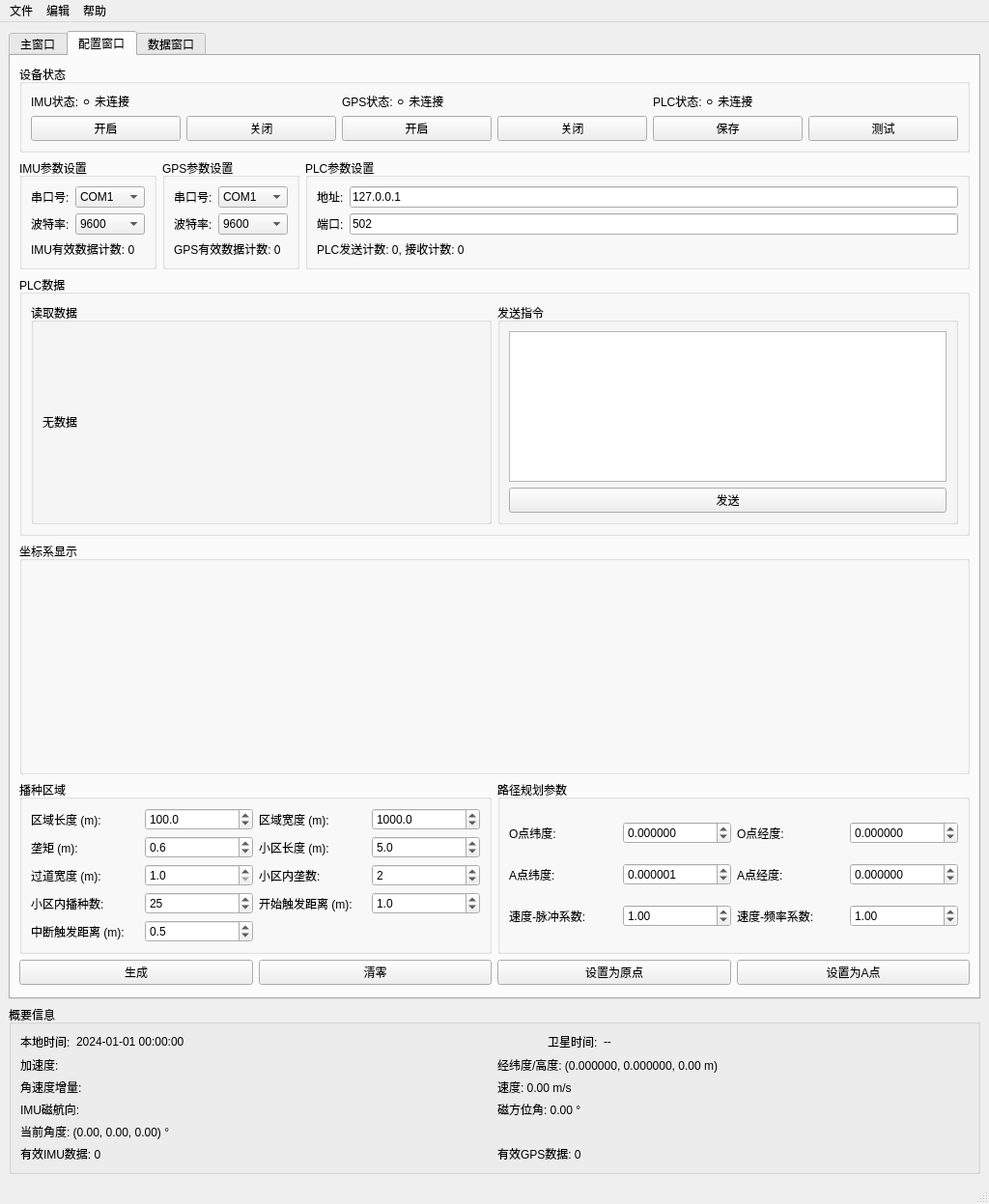
<?xml version="1.0" encoding="UTF-8"?>
<ui version="4.0">
 <class>MainWindow</class>
 <widget class="QMainWindow" name="MainWindow">
  <property name="geometry">
   <rect>
    <x>0</x>
    <y>0</y>
    <width>1024</width>
    <height>1247</height>
   </rect>
  </property>
  <property name="windowTitle">
   <string>高精度农业自动导航与作业控制系统</string>
  </property>
  <widget class="QWidget" name="centralwidget">
   <layout class="QVBoxLayout" name="verticalLayout">
    <item>
     <widget class="QTabWidget" name="tabWidget">
      <property name="currentIndex">
       <number>1</number>
      </property>
      <widget class="QWidget" name="tab_navigation">
       <attribute name="title">
        <string>主窗口</string>
       </attribute>
       <layout class="QVBoxLayout" name="verticalLayout_2">
        <item>
         <widget class="MapWidget" name="mapWidget" native="true">
          <property name="minimumSize">
           <size>
            <width>800</width>
            <height>600</height>
           </size>
          </property>
         </widget>
        </item>
       </layout>
      </widget>
      <widget class="QWidget" name="tab_settings">
       <attribute name="title">
        <string>配置窗口</string>
       </attribute>
       <layout class="QVBoxLayout" name="verticalLayout_3">
        <item>
         <widget class="QGroupBox" name="deviceStatusGroupBox">
          <property name="title">
           <string>设备状态</string>
          </property>
          <layout class="QHBoxLayout" name="deviceStatusLayout">
           <item>
            <layout class="QVBoxLayout">
             <item>
              <widget class="QLabel" name="imuStatusLabel">
               <property name="text">
                <string>IMU状态: ⚪ 未连接</string>
               </property>
              </widget>
             </item>
             <item>
              <layout class="QHBoxLayout">
               <item>
                <widget class="QPushButton" name="imuConnectButton">
                 <property name="text">
                  <string>开启</string>
                 </property>
                </widget>
               </item>
               <item>
                <widget class="QPushButton" name="imuDisconnectButton">
                 <property name="text">
                  <string>关闭</string>
                 </property>
                </widget>
               </item>
              </layout>
             </item>
            </layout>
           </item>
           <item>
            <layout class="QVBoxLayout">
             <item>
              <widget class="QLabel" name="gpsStatusLabel">
               <property name="text">
                <string>GPS状态: ⚪ 未连接</string>
               </property>
              </widget>
             </item>
             <item>
              <layout class="QHBoxLayout">
               <item>
                <widget class="QPushButton" name="gpsConnectButton">
                 <property name="text">
                  <string>开启</string>
                 </property>
                </widget>
               </item>
               <item>
                <widget class="QPushButton" name="gpsDisconnectButton">
                 <property name="text">
                  <string>关闭</string>
                 </property>
                </widget>
               </item>
              </layout>
             </item>
            </layout>
           </item>
           <item>
            <layout class="QVBoxLayout">
             <item>
              <widget class="QLabel" name="plcStatusLabel">
               <property name="text">
                <string>PLC状态: ⚪ 未连接</string>
               </property>
              </widget>
             </item>
             <item>
              <layout class="QHBoxLayout">
               <item>
                <widget class="QPushButton" name="plcConnectButton">
                 <property name="text">
                  <string>保存</string>
                 </property>
                </widget>
               </item>
               <item>
                <widget class="QPushButton" name="plcDisconnectButton">
                 <property name="text">
                  <string>测试</string>
                 </property>
                </widget>
               </item>
              </layout>
             </item>
            </layout>
           </item>
          </layout>
         </widget>
        </item>
        <item>
         <layout class="QHBoxLayout" name="sensorSettingsLayout">
          <item>
           <widget class="QGroupBox" name="imuSettingsGroupBox">
            <property name="title">
             <string>IMU参数设置</string>
            </property>
            <layout class="QFormLayout" name="imuFormLayout">
             <item row="0" column="0">
              <widget class="QLabel" name="imuPortLabel">
               <property name="text">
                <string>串口号:</string>
               </property>
              </widget>
             </item>
             <item row="0" column="1">
              <widget class="QComboBox" name="imuPortComboBox">
               <item>
                <property name="text">
                 <string>COM1</string>
                </property>
               </item>
               <item>
                <property name="text">
                 <string>COM2</string>
                </property>
               </item>
               <item>
                <property name="text">
                 <string>COM3</string>
                </property>
               </item>
               <item>
                <property name="text">
                 <string>COM4</string>
                </property>
               </item>
              </widget>
             </item>
             <item row="1" column="0">
              <widget class="QLabel" name="imuBaudLabel">
               <property name="text">
                <string>波特率:</string>
               </property>
              </widget>
             </item>
             <item row="1" column="1">
              <widget class="QComboBox" name="imuBaudComboBox">
               <item>
                <property name="text">
                 <string>9600</string>
                </property>
               </item>
               <item>
                <property name="text">
                 <string>19200</string>
                </property>
               </item>
               <item>
                <property name="text">
                 <string>38400</string>
                </property>
               </item>
               <item>
                <property name="text">
                 <string>57600</string>
                </property>
               </item>
               <item>
                <property name="text">
                 <string>115200</string>
                </property>
               </item>
              </widget>
             </item>
             <item row="2" column="0" colspan="2">
              <widget class="QLabel" name="imuConfigLabel">
               <property name="text">
                <string>IMU有效数据计数: 0</string>
               </property>
              </widget>
             </item>
            </layout>
           </widget>
          </item>
          <item>
           <widget class="QGroupBox" name="gpsSettingsGroupBox">
            <property name="title">
             <string>GPS参数设置</string>
            </property>
            <layout class="QFormLayout" name="gpsFormLayout">
             <item row="0" column="0">
              <widget class="QLabel" name="gpsPortLabel">
               <property name="text">
                <string>串口号:</string>
               </property>
              </widget>
             </item>
             <item row="0" column="1">
              <widget class="QComboBox" name="gpsPortComboBox">
               <item>
                <property name="text">
                 <string>COM1</string>
                </property>
               </item>
               <item>
                <property name="text">
                 <string>COM2</string>
                </property>
               </item>
               <item>
                <property name="text">
                 <string>COM3</string>
                </property>
               </item>
               <item>
                <property name="text">
                 <string>COM4</string>
                </property>
               </item>
              </widget>
             </item>
             <item row="1" column="0">
              <widget class="QLabel" name="gpsBaudLabel">
               <property name="text">
                <string>波特率:</string>
               </property>
              </widget>
             </item>
             <item row="1" column="1">
              <widget class="QComboBox" name="gpsBaudComboBox">
               <item>
                <property name="text">
                 <string>9600</string>
                </property>
               </item>
               <item>
                <property name="text">
                 <string>19200</string>
                </property>
               </item>
               <item>
                <property name="text">
                 <string>38400</string>
                </property>
               </item>
               <item>
                <property name="text">
                 <string>57600</string>
                </property>
               </item>
               <item>
                <property name="text">
                 <string>115200</string>
                </property>
               </item>
              </widget>
             </item>
             <item row="2" column="0" colspan="2">
              <widget class="QLabel" name="gpsConfigLabel">
               <property name="text">
                <string>GPS有效数据计数: 0</string>
               </property>
              </widget>
             </item>
            </layout>
           </widget>
          </item>
          <item>
           <widget class="QGroupBox" name="plcSettingsGroupBox">
            <property name="title">
             <string>PLC参数设置</string>
            </property>
            <layout class="QFormLayout" name="plcFormLayout">
             <item row="0" column="0">
              <widget class="QLabel" name="plcPortLabel">
               <property name="text">
                <string>地址:</string>
               </property>
              </widget>
             </item>
             <item row="0" column="1">
              <widget class="QLineEdit" name="plcIpLineEdit">
               <property name="text">
                <string>127.0.0.1</string>
               </property>
              </widget>
             </item>
             <item row="1" column="0">
              <widget class="QLabel" name="plcBaudLabel">
               <property name="text">
                <string>端口:</string>
               </property>
              </widget>
             </item>
             <item row="1" column="1">
              <widget class="QLineEdit" name="plcPortLineEdit">
               <property name="text">
                <string>502</string>
               </property>
              </widget>
             </item>
             <item row="2" column="0" colspan="2">
              <widget class="QLabel" name="plcConfigLabel">
               <property name="text">
                <string>PLC发送计数: 0, 接收计数: 0</string>
               </property>
              </widget>
             </item>
            </layout>
           </widget>
          </item>
         </layout>
        </item>
        <item>
         <widget class="QGroupBox" name="plcGroupBox">
          <property name="title">
           <string>PLC数据</string>
          </property>
          <layout class="QHBoxLayout" name="plcLayout">
           <item>
            <widget class="QGroupBox" name="plcInputGroupBox">
             <property name="sizePolicy">
              <sizepolicy hsizetype="Expanding" vsizetype="Preferred">
               <horstretch>1</horstretch>
               <verstretch>0</verstretch>
              </sizepolicy>
             </property>
             <property name="title">
              <string>读取数据</string>
             </property>
             <layout class="QVBoxLayout" name="plcInputLayout">
              <item>
               <widget class="QLabel" name="plcInputDataLabel">
                <property name="text">
                 <string>无数据</string>
                </property>
               </widget>
              </item>
             </layout>
            </widget>
           </item>
           <item>
            <widget class="QGroupBox" name="plcOutputGroupBox">
             <property name="sizePolicy">
              <sizepolicy hsizetype="Expanding" vsizetype="Preferred">
               <horstretch>1</horstretch>
               <verstretch>0</verstretch>
              </sizepolicy>
             </property>
             <property name="title">
              <string>发送指令</string>
             </property>
             <layout class="QVBoxLayout" name="plcOutputLayout">
              <item>
               <widget class="QTextEdit" name="plcCommandTextEdit">
                <property name="plainText">
                 <string/>
                </property>
               </widget>
              </item>
              <item>
               <widget class="QPushButton" name="plcSendButton">
                <property name="text">
                 <string>发送</string>
                </property>
               </widget>
              </item>
             </layout>
            </widget>
           </item>
          </layout>
         </widget>
        </item>
        <item>
         <widget class="QGroupBox" name="coordinateSystemGroupBox">
          <property name="title">
           <string>坐标系显示</string>
          </property>
          <layout class="QVBoxLayout" name="coordinateSystemLayout">
           <item>
            <widget class="TableWidget" name="coordinateSystemWidget" native="true">
             <property name="minimumSize">
              <size>
               <width>0</width>
               <height>200</height>
              </size>
             </property>
            </widget>
           </item>
          </layout>
         </widget>
        </item>
        <item>
         <layout class="QHBoxLayout" name="parametersLayout">
          <item>
           <widget class="QGroupBox" name="groupBox">
            <property name="title">
             <string>播种区域</string>
            </property>
            <layout class="QGridLayout" name="formLayout">
             <item row="0" column="0">
              <widget class="QLabel" name="areaLengthLabel">
               <property name="text">
                <string>区域长度 (m):</string>
               </property>
              </widget>
             </item>
             <item row="0" column="1">
              <widget class="QDoubleSpinBox" name="areaLengthSpinBox">
               <property name="decimals">
                <number>1</number>
               </property>
               <property name="minimum">
                <double>1.000000000000000</double>
               </property>
               <property name="maximum">
                <double>1000.000000000000000</double>
               </property>
               <property name="singleStep">
                <double>1.000000000000000</double>
               </property>
               <property name="value">
                <double>100.000000000000000</double>
               </property>
              </widget>
             </item>
             <item row="0" column="2">
              <widget class="QLabel" name="areaWidthLabel">
               <property name="text">
                <string>区域宽度 (m):</string>
               </property>
              </widget>
             </item>
             <item row="0" column="3">
              <widget class="QDoubleSpinBox" name="areaWidthSpinBox">
               <property name="decimals">
                <number>1</number>
               </property>
               <property name="minimum">
                <double>1.000000000000000</double>
               </property>
               <property name="maximum">
                <double>2000.000000000000000</double>
               </property>
               <property name="singleStep">
                <double>10.000000000000000</double>
               </property>
               <property name="value">
                <double>1000.000000000000000</double>
               </property>
              </widget>
             </item>
             <item row="1" column="0">
              <widget class="QLabel" name="label">
               <property name="text">
                <string>垄矩 (m):</string>
               </property>
              </widget>
             </item>
             <item row="1" column="1">
              <widget class="QDoubleSpinBox" name="rowSpacingSpinBox">
               <property name="decimals">
                <number>1</number>
               </property>
               <property name="minimum">
                <double>0.100000000000000</double>
               </property>
               <property name="maximum">
                <double>2.000000000000000</double>
               </property>
               <property name="singleStep">
                <double>0.100000000000000</double>
               </property>
               <property name="value">
                <double>0.600000000000000</double>
               </property>
              </widget>
             </item>
             <item row="1" column="2">
              <widget class="QLabel" name="fieldLengthLabel">
               <property name="text">
                <string>小区长度 (m):</string>
               </property>
              </widget>
             </item>
             <item row="1" column="3">
              <widget class="QDoubleSpinBox" name="fieldLengthSpinBox">
               <property name="decimals">
                <number>1</number>
               </property>
               <property name="minimum">
                <double>1.000000000000000</double>
               </property>
               <property name="maximum">
                <double>100.000000000000000</double>
               </property>
               <property name="singleStep">
                <double>0.100000000000000</double>
               </property>
               <property name="value">
                <double>5.000000000000000</double>
               </property>
              </widget>
             </item>
             <item row="2" column="0">
              <widget class="QLabel" name="label_2">
               <property name="text">
                <string>过道宽度 (m):</string>
               </property>
              </widget>
             </item>
             <item row="2" column="1">
              <widget class="QDoubleSpinBox" name="headlandWidthSpinBox">
               <property name="decimals">
                <number>1</number>
               </property>
               <property name="minimum">
                <double>1.000000000000000</double>
               </property>
               <property name="maximum">
                <double>5.000000000000000</double>
               </property>
               <property name="singleStep">
                <double>0.100000000000000</double>
               </property>
               <property name="value">
                <double>1.000000000000000</double>
               </property>
              </widget>
             </item>
             <item row="2" column="2">
              <widget class="QLabel" name="label_3">
               <property name="text">
                <string>小区内垄数:</string>
               </property>
              </widget>
             </item>
             <item row="2" column="3">
              <widget class="QSpinBox" name="rowsPerBlockSpinBox">
               <property name="minimum">
                <number>1</number>
               </property>
               <property name="maximum">
                <number>50</number>
               </property>
               <property name="value">
                <number>2</number>
               </property>
              </widget>
             </item>
             <item row="3" column="0">
              <widget class="QLabel" name="seedsPerBlockLabel">
               <property name="text">
                <string>小区内播种数:</string>
               </property>
              </widget>
             </item>
             <item row="3" column="1">
              <widget class="QSpinBox" name="seedsPerBlockSpinBox">
               <property name="minimum">
                <number>1</number>
               </property>
               <property name="maximum">
                <number>10000</number>
               </property>
               <property name="value">
                <number>25</number>
               </property>
              </widget>
             </item>
             <item row="3" column="2">
              <widget class="QLabel" name="triggerDistanceLabel">
               <property name="text">
                <string>开始触发距离 (m):</string>
               </property>
              </widget>
             </item>
             <item row="3" column="3">
              <widget class="QDoubleSpinBox" name="triggerDistanceSpinBox">
               <property name="decimals">
                <number>1</number>
               </property>
               <property name="minimum">
                <double>0.100000000000000</double>
               </property>
               <property name="maximum">
                <double>5.000000000000000</double>
               </property>
               <property name="singleStep">
                <double>0.100000000000000</double>
               </property>
               <property name="value">
                <double>1.000000000000000</double>
               </property>
              </widget>
             </item>
             <item row="4" column="0">
              <widget class="QLabel" name="stopTriggerDistanceLabel">
               <property name="text">
                <string>中断触发距离 (m):</string>
               </property>
              </widget>
             </item>
             <item row="4" column="1">
              <widget class="QDoubleSpinBox" name="stopTriggerDistanceSpinBox">
               <property name="decimals">
                <number>1</number>
               </property>
               <property name="minimum">
                <double>0.100000000000000</double>
               </property>
               <property name="maximum">
                <double>5.000000000000000</double>
               </property>
               <property name="singleStep">
                <double>0.100000000000000</double>
               </property>
               <property name="value">
                <double>0.500000000000000</double>
               </property>
              </widget>
             </item>
            </layout>
           </widget>
          </item>
          <item>
           <widget class="QGroupBox" name="pathPlanningGroupBox">
            <property name="title">
             <string>路径规划参数</string>
            </property>
            <layout class="QGridLayout" name="pathPlanningFormLayout">
             <item row="0" column="0">
              <widget class="QLabel" name="oPointLatitudeLabel">
               <property name="text">
                <string>O点纬度:</string>
               </property>
              </widget>
             </item>
             <item row="0" column="1">
              <widget class="QDoubleSpinBox" name="oPointLatitudeSpinBox">
               <property name="decimals">
                <number>6</number>
               </property>
               <property name="minimum">
                <double>-90.000000000000000</double>
               </property>
               <property name="maximum">
                <double>90.000000000000000</double>
               </property>
               <property name="singleStep">
                <double>0.000001000000000</double>
               </property>
               <property name="value">
                <double>0.000000000000000</double>
               </property>
              </widget>
             </item>
             <item row="0" column="2">
              <widget class="QLabel" name="oPointLongitudeLabel">
               <property name="text">
                <string>O点经度:</string>
               </property>
              </widget>
             </item>
             <item row="0" column="3">
              <widget class="QDoubleSpinBox" name="oPointLongitudeSpinBox">
               <property name="decimals">
                <number>6</number>
               </property>
               <property name="minimum">
                <double>-180.000000000000000</double>
               </property>
               <property name="maximum">
                <double>180.000000000000000</double>
               </property>
               <property name="singleStep">
                <double>0.000001000000000</double>
               </property>
               <property name="value">
                <double>0.000000000000000</double>
               </property>
              </widget>
             </item>
             <item row="1" column="0">
              <widget class="QLabel" name="aPointLatitudeLabel">
               <property name="text">
                <string>A点纬度:</string>
               </property>
              </widget>
             </item>
             <item row="1" column="1">
              <widget class="QDoubleSpinBox" name="aPointLatitudeSpinBox">
               <property name="decimals">
                <number>6</number>
               </property>
               <property name="minimum">
                <double>-90.000000000000000</double>
               </property>
               <property name="maximum">
                <double>90.000000000000000</double>
               </property>
               <property name="singleStep">
                <double>0.000001000000000</double>
               </property>
               <property name="value">
                <double>0.000001000000000</double>
               </property>
              </widget>
             </item>
             <item row="1" column="2">
              <widget class="QLabel" name="aPointLongitudeLabel">
               <property name="text">
                <string>A点经度:</string>
               </property>
              </widget>
             </item>
             <item row="1" column="3">
              <widget class="QDoubleSpinBox" name="aPointLongitudeSpinBox">
               <property name="decimals">
                <number>6</number>
               </property>
               <property name="minimum">
                <double>-180.000000000000000</double>
               </property>
               <property name="maximum">
                <double>180.000000000000000</double>
               </property>
               <property name="singleStep">
                <double>0.000001000000000</double>
               </property>
               <property name="value">
                <double>0.000000000000000</double>
               </property>
              </widget>
             </item>
             <item row="2" column="0">
              <widget class="QLabel" name="speedPulseFactorLabel">
               <property name="text">
                <string>速度-脉冲系数:</string>
               </property>
              </widget>
             </item>
             <item row="2" column="1">
              <widget class="QDoubleSpinBox" name="speedPulseFactorSpinBox">
               <property name="decimals">
                <number>2</number>
               </property>
               <property name="minimum">
                <double>0.000000000000000</double>
               </property>
               <property name="maximum">
                <double>100.000000000000000</double>
               </property>
               <property name="singleStep">
                <double>0.010000000000000</double>
               </property>
               <property name="value">
                <double>1.000000000000000</double>
               </property>
              </widget>
             </item>
             <item row="2" column="2">
              <widget class="QLabel" name="speedFrequencyFactorLabel">
               <property name="text">
                <string>速度-频率系数:</string>
               </property>
              </widget>
             </item>
             <item row="2" column="3">
              <widget class="QDoubleSpinBox" name="speedFrequencyFactorSpinBox">
               <property name="decimals">
                <number>2</number>
               </property>
               <property name="minimum">
                <double>0.000000000000000</double>
               </property>
               <property name="maximum">
                <double>100.000000000000000</double>
               </property>
               <property name="singleStep">
                <double>0.010000000000000</double>
               </property>
               <property name="value">
                <double>1.000000000000000</double>
               </property>
              </widget>
             </item>
            </layout>
           </widget>
          </item>
         </layout>
        </item>
        <item>
         <layout class="QHBoxLayout" name="configFileLayout">
          <item>
           <widget class="QPushButton" name="generateConfigButton">
            <property name="text">
             <string>生成</string>
            </property>
           </widget>
          </item>
          <item>
           <widget class="QPushButton" name="clearConfigButton">
            <property name="text">
             <string>清零</string>
            </property>
           </widget>
          </item>
          <item>
           <widget class="QPushButton" name="loadConfigButton">
            <property name="text">
             <string>设置为原点</string>
            </property>
           </widget>
          </item>
          <item>
           <widget class="QPushButton" name="saveConfigButton">
            <property name="text">
             <string>设置为A点</string>
            </property>
           </widget>
          </item>
         </layout>
        </item>
        <item>
         <spacer name="verticalSpacer">
          <property name="orientation">
           <enum>Qt::Orientation::Vertical</enum>
          </property>
          <property name="sizeHint" stdset="0">
           <size>
            <width>20</width>
            <height>40</height>
           </size>
          </property>
         </spacer>
        </item>
       </layout>
      </widget>
      <widget class="QWidget" name="tab_data">
       <attribute name="title">
        <string>数据窗口</string>
       </attribute>
       <layout class="QVBoxLayout" name="verticalLayout_4">
        <item>
         <widget class="QGroupBox" name="databaseGroupBox">
          <property name="title">
           <string>数据库连接</string>
          </property>
          <layout class="QVBoxLayout" name="databaseLayout">
           <item>
            <widget class="QLabel" name="databaseStatusLabel">
             <property name="text">
              <string>数据库状态: 未连接</string>
             </property>
            </widget>
           </item>
           <item>
            <widget class="QPushButton" name="connectDatabaseButton">
             <property name="text">
              <string>连接数据库</string>
             </property>
            </widget>
           </item>
          </layout>
         </widget>
        </item>
        <item>
         <widget class="QGroupBox" name="jobInfoGroupBox">
          <property name="title">
           <string>作业信息</string>
          </property>
          <layout class="QHBoxLayout" name="jobInfoLayout">
           <item>
            <widget class="QLabel" name="jobIdLabel">
             <property name="text">
              <string>作业ID:</string>
             </property>
            </widget>
           </item>
           <item>
            <widget class="QLabel" name="jobIdValueLabel">
             <property name="text">
              <string>--</string>
             </property>
            </widget>
           </item>
           <item>
            <spacer name="horizontalSpacer_4">
             <property name="orientation">
              <enum>Qt::Orientation::Horizontal</enum>
             </property>
             <property name="sizeHint" stdset="0">
              <size>
               <width>20</width>
               <height>1</height>
              </size>
             </property>
            </spacer>
           </item>
           <item>
            <widget class="QLabel" name="jobDateLabel">
             <property name="text">
              <string>日期:</string>
             </property>
            </widget>
           </item>
           <item>
            <widget class="QLabel" name="jobDateValueLabel">
             <property name="text">
              <string>--</string>
             </property>
            </widget>
           </item>
           <item>
            <spacer name="horizontalSpacer_5">
             <property name="orientation">
              <enum>Qt::Orientation::Horizontal</enum>
             </property>
             <property name="sizeHint" stdset="0">
              <size>
               <width>20</width>
               <height>1</height>
              </size>
             </property>
            </spacer>
           </item>
           <item>
            <widget class="QLabel" name="jobAreaLabel">
             <property name="text">
              <string>面积:</string>
             </property>
            </widget>
           </item>
           <item>
            <widget class="QLabel" name="jobAreaValueLabel">
             <property name="text">
              <string>--</string>
             </property>
            </widget>
           </item>
           <item>
            <spacer name="horizontalSpacer_6">
             <property name="orientation">
              <enum>Qt::Orientation::Horizontal</enum>
             </property>
             <property name="sizeHint" stdset="0">
              <size>
               <width>20</width>
               <height>1</height>
              </size>
             </property>
            </spacer>
           </item>
           <item>
            <widget class="QLabel" name="jobSeedlingsLabel">
             <property name="text">
              <string>播种数:</string>
             </property>
            </widget>
           </item>
           <item>
            <widget class="QLabel" name="jobSeedlingsValueLabel">
             <property name="text">
              <string>--</string>
             </property>
            </widget>
           </item>
           <item>
            <spacer name="horizontalSpacer_7">
             <property name="orientation">
              <enum>Qt::Orientation::Horizontal</enum>
             </property>
             <property name="sizeHint" stdset="0">
              <size>
               <width>40</width>
               <height>1</height>
              </size>
             </property>
            </spacer>
           </item>
          </layout>
         </widget>
        </item>
        <item>
         <widget class="QGroupBox" name="operationControlGroupBox">
          <property name="title">
           <string>作业控制</string>
          </property>
          <layout class="QVBoxLayout" name="operationControlLayout">
           <item>
            <layout class="QHBoxLayout" name="seedingStatusLayout">
             <item>
              <widget class="QLabel" name="seedingStatusLabel">
               <property name="text">
                <string>播种状态:</string>
               </property>
              </widget>
             </item>
             <item>
              <widget class="QLabel" name="seedingStatusIndicator">
               <property name="text">
                <string>🔴 未播种</string>
               </property>
              </widget>
             </item>
             <item>
              <spacer name="horizontalSpacer">
               <property name="orientation">
                <enum>Qt::Orientation::Horizontal</enum>
               </property>
               <property name="sizeHint" stdset="0">
                <size>
                 <width>40</width>
                 <height>1</height>
                </size>
               </property>
              </spacer>
             </item>
            </layout>
           </item>
           <item>
            <widget class="QListWidget" name="fieldListWidget">
             <property name="minimumSize">
              <size>
               <width>0</width>
               <height>50</height>
              </size>
             </property>
            </widget>
           </item>
           <item>
            <layout class="QGridLayout" name="controlDataGridLayout">
             <item row="0" column="0">
              <widget class="QLabel" name="pathPlanningLabel">
               <property name="text">
                <string>路径规划:</string>
               </property>
              </widget>
             </item>
             <item row="0" column="1">
              <widget class="QLabel" name="currentSectionLabel">
               <property name="text">
                <string>当前区间: 0</string>
               </property>
              </widget>
             </item>
             <item row="1" column="1">
              <widget class="QLabel" name="targetPointLabel">
               <property name="text">
                <string>目标点: (0.00, 0.00)</string>
               </property>
              </widget>
             </item>
             <item row="2" column="1">
              <widget class="QLabel" name="triggerPointLabel">
               <property name="text">
                <string>触发点: (0.00, 0.00)</string>
               </property>
              </widget>
             </item>
             <item row="0" column="2">
              <widget class="QLabel" name="operationDataLabel">
               <property name="text">
                <string>作业数据:</string>
               </property>
              </widget>
             </item>
             <item row="1" column="2">
              <widget class="QLabel" name="seedlingsCountLabel">
               <property name="text">
                <string>Seedlings: 0</string>
               </property>
              </widget>
             </item>
             <item row="2" column="2">
              <widget class="QLabel" name="operationProgressLabel">
               <property name="text">
                <string>进度: 0%</string>
               </property>
              </widget>
             </item>
            </layout>
           </item>
          </layout>
         </widget>
        </item>
        <item>
         <layout class="QHBoxLayout" name="horizontalLayout_2">
          <item>
           <widget class="QPushButton" name="startButton">
            <property name="text">
             <string>开始</string>
            </property>
           </widget>
          </item>
          <item>
           <widget class="QPushButton" name="stopButton">
            <property name="text">
             <string>停止</string>
            </property>
           </widget>
          </item>
          <item>
           <widget class="QPushButton" name="configButton">
            <property name="text">
             <string>配置</string>
            </property>
           </widget>
          </item>
         </layout>
        </item>
       </layout>
      </widget>
     </widget>
    </item>
    <item>
     <widget class="QGroupBox" name="timeAndSensorGroupBox">
      <property name="title">
       <string>概要信息</string>
      </property>
      <layout class="QVBoxLayout" name="timeAndSensorLayout">
       <item>
        <layout class="QHBoxLayout" name="timeAndSensorTopLayout">
         <item>
          <widget class="QLabel" name="timeLabel">
           <property name="text">
            <string>本地时间:</string>
           </property>
          </widget>
         </item>
         <item>
          <widget class="QLabel" name="localTimeLabel">
           <property name="text">
            <string>2024-01-01 00:00:00</string>
           </property>
          </widget>
         </item>
         <item>
          <spacer name="horizontalSpacer_2">
           <property name="orientation">
            <enum>Qt::Orientation::Horizontal</enum>
           </property>
           <property name="sizeHint" stdset="0">
            <size>
             <width>20</width>
             <height>1</height>
            </size>
           </property>
          </spacer>
         </item>
         <item>
          <widget class="QLabel" name="gpsTimeLabel">
           <property name="text">
            <string>卫星时间:</string>
           </property>
          </widget>
         </item>
         <item>
          <widget class="QLabel" name="gpsTimeValueLabel">
           <property name="text">
            <string>--</string>
           </property>
          </widget>
         </item>
         <item>
          <spacer name="horizontalSpacer_8">
           <property name="orientation">
            <enum>Qt::Orientation::Horizontal</enum>
           </property>
           <property name="sizeHint" stdset="0">
            <size>
             <width>40</width>
             <height>1</height>
            </size>
           </property>
          </spacer>
         </item>
        </layout>
       </item>
       <item>
        <layout class="QGridLayout" name="sensorDataGridLayout">
         <property name="spacing">
          <number>5</number>
         </property>
         <item row="0" column="0">
          <widget class="QLabel" name="imuAccelerationLabel">
           <property name="text">
            <string>加速度: </string>
           </property>
          </widget>
         </item>
         <item row="0" column="1">
          <widget class="QLabel" name="gpsPositionLabel">
           <property name="text">
            <string>经纬度/高度: (0.000000, 0.000000, 0.00 m)</string>
           </property>
          </widget>
         </item>
         <item row="1" column="0">
          <widget class="QLabel" name="imuDthetaLabel">
           <property name="text">
            <string>角速度增量: </string>
           </property>
          </widget>
         </item>
         <item row="1" column="1">
          <widget class="QLabel" name="speedLabel">
           <property name="text">
            <string>速度: 0.00 m/s</string>
           </property>
          </widget>
         </item>
         <item row="2" column="0">
          <widget class="QLabel" name="imuOutputMagneticHeadingLabel">
           <property name="text">
            <string>IMU磁航向: </string>
           </property>
          </widget>
         </item>
         <item row="2" column="1">
          <widget class="QLabel" name="magneticHeadingLabel">
           <property name="text">
            <string>磁方位角: 0.00 °</string>
           </property>
          </widget>
         </item>
         <item row="3" column="0">
          <widget class="QLabel" name="imuAngleDisplayLabel">
           <property name="text">
            <string>当前角度: (0.00, 0.00, 0.00) °</string>
           </property>
          </widget>
         </item>
         <item row="4" column="0">
          <widget class="QLabel" name="imuDataCountLabel">
           <property name="text">
            <string>有效IMU数据: 0</string>
           </property>
          </widget>
         </item>
         <item row="4" column="1">
          <widget class="QLabel" name="gpsDataCountLabel">
           <property name="text">
            <string>有效GPS数据: 0</string>
           </property>
          </widget>
         </item>
        </layout>
       </item>
      </layout>
     </widget>
    </item>
   </layout>
  </widget>
  <widget class="QMenuBar" name="menubar">
   <property name="geometry">
    <rect>
     <x>0</x>
     <y>0</y>
     <width>1024</width>
     <height>21</height>
    </rect>
   </property>
   <widget class="QMenu" name="menuFile">
    <property name="title">
     <string>文件</string>
    </property>
    <addaction name="actionOpen"/>
    <addaction name="actionSave"/>
    <addaction name="separator"/>
    <addaction name="actionExit"/>
   </widget>
   <widget class="QMenu" name="menuEdit">
    <property name="title">
     <string>编辑</string>
    </property>
    <addaction name="actionUndo"/>
    <addaction name="actionRedo"/>
    <addaction name="separator"/>
    <addaction name="actionCut"/>
    <addaction name="actionCopy"/>
    <addaction name="actionPaste"/>
   </widget>
   <widget class="QMenu" name="menuHelp">
    <property name="title">
     <string>帮助</string>
    </property>
    <addaction name="actionAbout"/>
   </widget>
   <addaction name="menuFile"/>
   <addaction name="menuEdit"/>
   <addaction name="menuHelp"/>
  </widget>
  <widget class="QStatusBar" name="statusbar"/>
  <action name="actionOpen">
   <property name="text">
    <string>打开</string>
   </property>
  </action>
  <action name="actionSave">
   <property name="text">
    <string>保存</string>
   </property>
  </action>
  <action name="actionExit">
   <property name="text">
    <string>退出</string>
   </property>
  </action>
  <action name="actionUndo">
   <property name="text">
    <string>撤销</string>
   </property>
  </action>
  <action name="actionRedo">
   <property name="text">
    <string>重做</string>
   </property>
  </action>
  <action name="actionCut">
   <property name="text">
    <string>剪切</string>
   </property>
  </action>
  <action name="actionCopy">
   <property name="text">
    <string>复制</string>
   </property>
  </action>
  <action name="actionPaste">
   <property name="text">
    <string>粘贴</string>
   </property>
  </action>
  <action name="actionAbout">
   <property name="text">
    <string>关于</string>
   </property>
  </action>
 </widget>
 <customwidgets>
  <customwidget>
   <class>TableWidget</class>
   <extends>QWidget</extends>
   <header>tablewidget.h</header>
  </customwidget>
  <customwidget>
   <class>MapWidget</class>
   <extends>QWidget</extends>
   <header>mapwidget.h</header>
  </customwidget>
 </customwidgets>
 <resources/>
 <connections/>
</ui>
